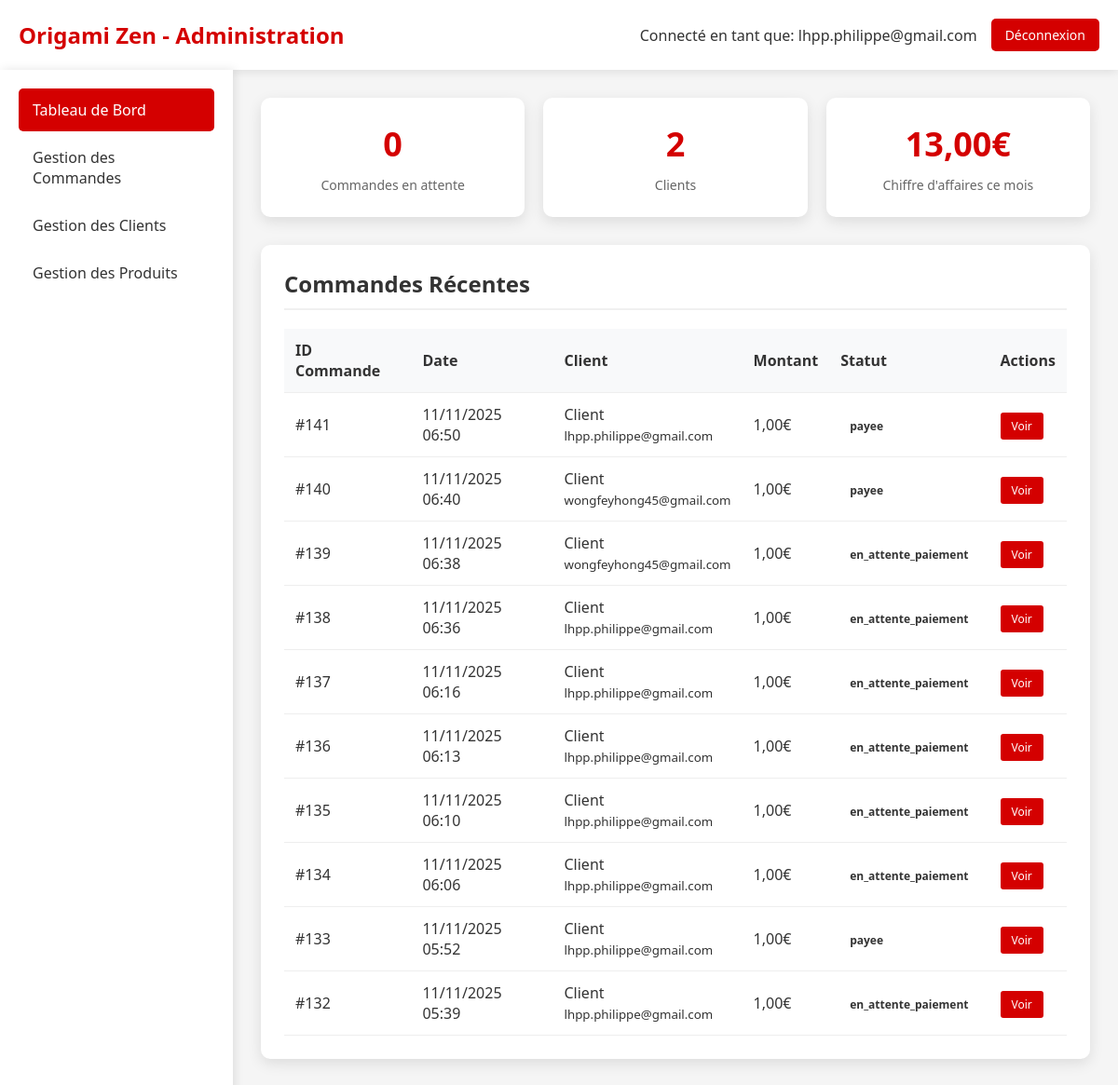
The page /admin_dashboard.php (signed in) on the database as committed earlier.
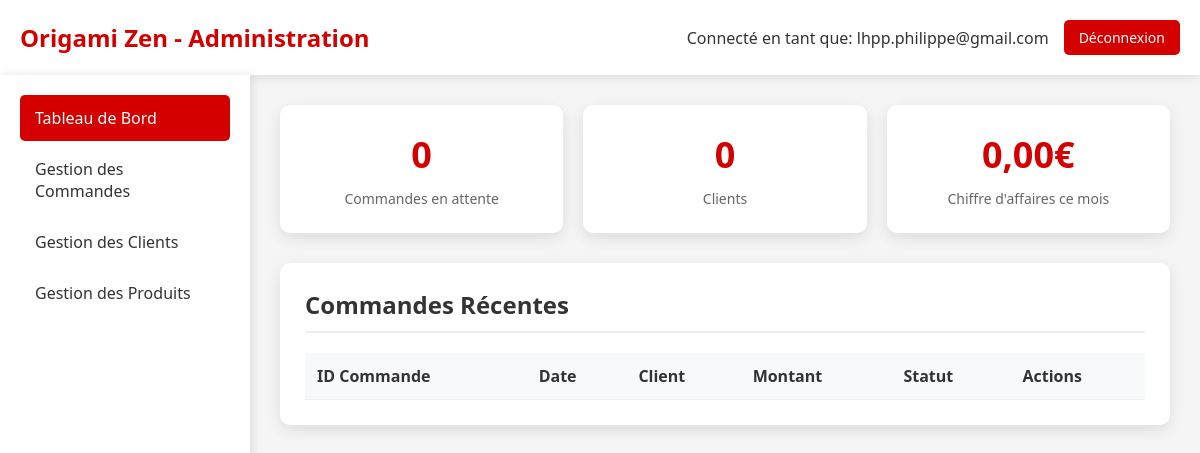
The same page on the database as committed later.
### tables this page shows
CREATE TABLE IF NOT EXISTS `commande` (
  `idCommande` bigint NOT NULL AUTO_INCREMENT,
  `idClient` bigint NOT NULL,
  `idAdresseLivraison` bigint NOT NULL,
  `idAdresseFacturation` bigint DEFAULT NULL,
  `dateCommande` datetime NOT NULL,
  `modeReglement` varchar(20) NOT NULL DEFAULT 'CB',
  `delaiLivraison` date NOT NULL,
  `fraisDePort` double NOT NULL,
  `montantTotal` double NOT NULL,
  `statut` enum('en_attente','en_attente_paiement','payee','confirmee','expediee','livree','annulee') NOT NULL DEFAULT 'en_attente',
  `statut_paiement` enum('en_attente','payee','echec','annulee','rembourse') DEFAULT 'en_attente',
  `idPaiement` int DEFAULT NULL,
  PRIMARY KEY (`idCommande`),
  KEY `Commande_idClient_FK` (`idClient`),
  KEY `Commande_idAdresseLivraison_FK` (`idAdresseLivraison`),
  KEY `idAdresseFacturation` (`idAdresseFacturation`)
);

CREATE TABLE IF NOT EXISTS `client` (
  `idClient` bigint NOT NULL AUTO_INCREMENT,
  `email` varchar(50) NOT NULL,
  `motDePasse` varchar(255) NOT NULL,
  `nom` varchar(50) DEFAULT NULL,
  `prenom` varchar(50) DEFAULT NULL,
  `telephone` varchar(20) DEFAULT NULL,
  `email_confirme` tinyint(1) DEFAULT '0',
  `token_confirmation` varchar(64) DEFAULT NULL,
  `token_expires` datetime DEFAULT NULL,
  `type` enum('temporaire','permanent') DEFAULT 'temporaire',
  `date_creation` datetime DEFAULT CURRENT_TIMESTAMP,
  `session_id` varchar(128) DEFAULT NULL,
  PRIMARY KEY (`idClient`),
  KEY `idx_client_type` (`type`),
  KEY `idx_client_session` (`session_id`),
  KEY `idx_client_date` (`date_creation`)
);

### admin_dashboard.php (the view, shortened to what this page needs)
<?php
$host = 'localhost';
$dbname = 'origami';
$username = 'root';
$password = '';
try {
    $pdo = new PDO("mysql:host=$host;dbname=$dbname;charset=utf8", $username, $password);
    $pdo->setAttribute(PDO::ATTR_ERRMODE, PDO::ERRMODE_EXCEPTION);
    $stmt = $pdo->query("SELECT COUNT(*) FROM Commande WHERE statut = 'en_attente'");
    $commandesEnAttente = $stmt->fetchColumn();
    $stmt = $pdo->query("SELECT COUNT(*) FROM Client WHERE type = 'permanent' OR (type IS NULL AND email NOT LIKE 'temp_%@origamizen.fr')");
    $clientsPermanents = $stmt->fetchColumn();
    $stmt = $pdo->query("SELECT SUM(montantTotal) FROM Commande WHERE MONTH(dateCommande) = MONTH(CURRENT_DATE()) AND YEAR(dateCommande) = YEAR(CURRENT_DATE())");
    $chiffreAffaires = $stmt->fetchColumn() ?? 0;
    $stmt = $pdo->query("
        SELECT c.idCommande, c.dateCommande, c.montantTotal, c.statut,
               cl.nom, cl.prenom, cl.email
        FROM Commande c
        JOIN Client cl ON c.idClient = cl.idClient
        ORDER BY c.dateCommande DESC
        LIMIT 10
    ");
    $commandesRecentes = $stmt->fetchAll(PDO::FETCH_ASSOC);
} catch (PDOException $e) {
    die("Erreur de connexion à la base de données: " . $e->getMessage());
}
?>
<!DOCTYPE html>
<html lang="fr">
<head>
</head>
<body>
    <div class="header">
        <div class="logo">
            <h1>Origami Zen - Administration</h1>
        </div>
        <div class="admin-info">
            <span>Connecté en tant que: <?= htmlspecialchars($_SESSION['admin_email']) ?></span>
            <a href="?logout=1" class="btn-logout">Déconnexion</a>
        </div>
    </div>
    <div class="container">
        <div class="sidebar">
            <a href="admin_dashboard.php" class="nav-item active">Tableau de Bord</a>
            <a href="admin_commandes.php" class="nav-item">Gestion des Commandes</a>
            <a href="admin_clients.php" class="nav-item">Gestion des Clients</a>
            <a href="admin_produits.php" class="nav-item">Gestion des Produits</a>
        </div>
        <div class="main-content">
            <div class="stats-grid">
                <div class="stat-card">
                    <div class="stat-number"><?= $commandesEnAttente ?></div>
                    <div class="stat-label">Commandes en attente</div>
                </div>
                <div class="stat-card">
                    <div class="stat-number"><?= $clientsPermanents ?></div>
                    <div class="stat-label">Clients</div>
                </div>
                <div class="stat-card">
                    <div class="stat-number"><?= number_format($chiffreAffaires, 2, ',', ' ') ?>€</div>
                    <div class="stat-label">Chiffre d'affaires ce mois</div>
                </div>
            </div>
            <div class="section">
                <h2>Commandes Récentes</h2>
                <table>
                    <thead>
                        <tr>
                            <th>ID Commande</th>
                            <th>Date</th>
                            <th>Client</th>
                            <th>Montant</th>
                            <th>Statut</th>
                            <th>Actions</th>
                        </tr>
                    </thead>
                    <tbody>
                        <?php foreach ($commandesRecentes as $commande): ?>
                        <tr>
                            <td>#<?= $commande['idCommande'] ?></td>
                            <td><?= date('d/m/Y H:i', strtotime($commande['dateCommande'])) ?></td>
                            <td><?= htmlspecialchars($commande['prenom'] . ' ' . $commande['nom']) ?><br><small><?= htmlspecialchars($commande['email']) ?></small></td>
                            <td><?= number_format($commande['montantTotal'], 2, ',', ' ') ?>€</td>
                            <td>
                                <span class="status-badge status-<?= $commande['statut'] ?>">
                                    <?= $commande['statut'] ?>
                                </span>
                            </td>
                            <td>
                                <a href="admin_commande_detail.php?id=<?= $commande['idCommande'] ?>" class="btn-action">Voir</a>
                            </td>
                        </tr>
                        <?php endforeach; ?>
                    </tbody>
                </table>
            </div>
        </div>
    </div>
</body>
</html>

### admin_dashboard.php (style rules this page uses)
* { margin: 0; padding: 0; box-sizing: border-box; }
body { font-family: 'Segoe UI', Tahoma, Geneva, Verdana, sans-serif; background: #f5f5f5; color: #333; }
.header { background: white; padding: 20px; box-shadow: 0 2px 10px rgba(0,0,0,0.1); display: flex; justify-content: space-between; align-items: center; }
.logo h1 { color: #d40000; font-size: 24px; }
.admin-info { display: flex; align-items: center; gap: 15px; }
.btn-logout { background: #d40000; color: white; padding: 8px 15px; text-decoration: none; border-radius: 5px; font-size: 14px; }
.container { display: flex; min-height: calc(100vh - 80px); }
.sidebar { width: 250px; background: white; padding: 20px; box-shadow: 2px 0 10px rgba(0,0,0,0.1); }
.nav-item { display: block; padding: 12px 15px; color: #333; text-decoration: none; border-radius: 5px; margin-bottom: 5px; transition: background 0.3s; }
.nav-item:hover, .nav-item.active { background: #d40000; color: white; }
.main-content { flex: 1; padding: 30px; }
.stats-grid { display: grid; grid-template-columns: repeat(auto-fit, minmax(250px, 1fr)); gap: 20px; margin-bottom: 30px; }
.stat-card { background: white; padding: 25px; border-radius: 10px; box-shadow: 0 5px 15px rgba(0,0,0,0.1); text-align: center; }
.stat-number { font-size: 36px; font-weight: bold; color: #d40000; margin-bottom: 10px; }
.stat-label { color: #666; font-size: 14px; }
.section { background: white; padding: 25px; border-radius: 10px; box-shadow: 0 5px 15px rgba(0,0,0,0.1); margin-bottom: 20px; }
.section h2 { margin-bottom: 20px; color: #333; border-bottom: 2px solid #f0f0f0; padding-bottom: 10px; }
table { width: 100%; border-collapse: collapse; }
th, td { padding: 12px; text-align: left; border-bottom: 1px solid #eee; }
th { background: #f8f9fa; font-weight: 600; }
.status-badge { padding: 5px 10px; border-radius: 15px; font-size: 12px; font-weight: bold; }
.btn-action { padding: 6px 12px; background: #d40000; color: white; text-decoration: none; border-radius: 3px; font-size: 12px; margin-right: 5px; }

Rows that differ between the two databases and show on the page:
removed commande: idCommande "141", dateCommande "11/11/2025 06:50", idClient.nom "Client", idClient.email "lhpp.philippe@gmail.com", montantTotal "1,00", statut "payee"
removed commande: idCommande "140", dateCommande "11/11/2025 06:40", idClient.nom "Client", idClient.email "wongfeyhong45@gmail.com", montantTotal "1,00", statut "payee"
removed commande: idCommande "139", dateCommande "11/11/2025 06:38", idClient.nom "Client", idClient.email "wongfeyhong45@gmail.com", montantTotal "1,00", statut "en_attente_paiement"
removed commande: idCommande "138", dateCommande "11/11/2025 06:36", idClient.nom "Client", idClient.email "lhpp.philippe@gmail.com", montantTotal "1,00", statut "en_attente_paiement"
removed commande: idCommande "137", dateCommande "11/11/2025 06:16", idClient.nom "Client", idClient.email "lhpp.philippe@gmail.com", montantTotal "1,00", statut "en_attente_paiement"
removed commande: idCommande "136", dateCommande "11/11/2025 06:13", idClient.nom "Client", idClient.email "lhpp.philippe@gmail.com", montantTotal "1,00", statut "en_attente_paiement"
removed commande: idCommande "135", dateCommande "11/11/2025 06:10", idClient.nom "Client", idClient.email "lhpp.philippe@gmail.com", montantTotal "1,00", statut "en_attente_paiement"
removed commande: idCommande "134", dateCommande "11/11/2025 06:06", idClient.nom "Client", idClient.email "lhpp.philippe@gmail.com", montantTotal "1,00", statut "en_attente_paiement"
removed commande: idCommande "133", dateCommande "11/11/2025 05:52", idClient.nom "Client", idClient.email "lhpp.philippe@gmail.com", montantTotal "1,00", statut "payee"
removed commande: idCommande "132", dateCommande "11/11/2025 05:39", idClient.nom "Client", idClient.email "lhpp.philippe@gmail.com", montantTotal "1,00", statut "en_attente_paiement"
Other text that changed with them:
$clientsPermanents: "2" → "0"
$chiffreAffaires: "13,00" → "0,00"
